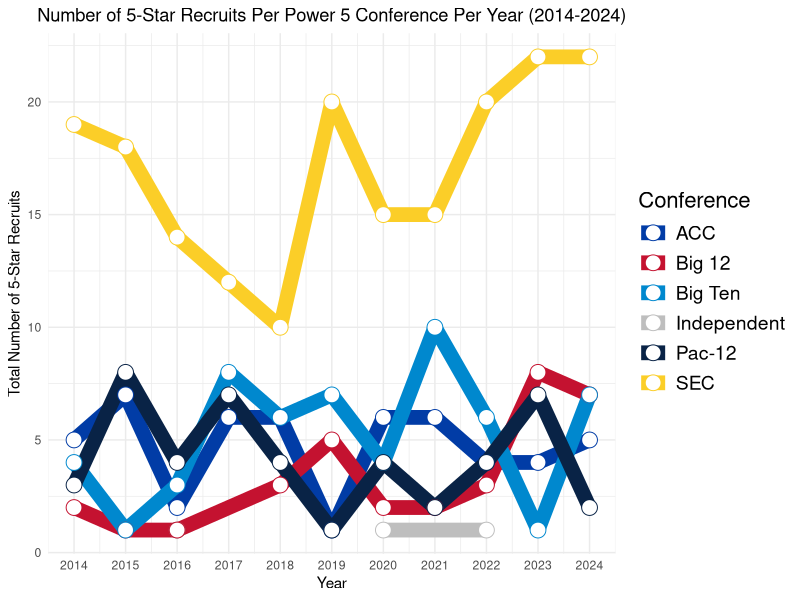

Source code (R):
library(ggplot2)
library(dplyr)

# Load your data - assuming it's stored in a CSV file
data <- read.csv("5star20142024.csv")

# Aggregate data by year and conference
annual_conference_recruits <- data %>%
  group_by(Year, Conference) %>%
  summarise(Total_5_Stars = sum(Five_Stars), .groups = 'drop')

# View the aggregated data
print(annual_conference_recruits)


# Plotting the line graph for each conference
library(ggplot2)
library(dplyr)


ggplot(data = annual_conference_recruits, aes(x = Year, y = Total_5_Stars, color = Conference)) +
  geom_line(size=5) +  # Increased line thickness
  geom_point(size=5, shape=21, fill="white") +  # Adds points for each data point
  scale_x_continuous(breaks = seq(2014, 2024, 1)) +  # Ensures all years are included
  labs(title = "Number of 5-Star Recruits Per Power 5 Conference Per Year (2014-2024)",
       x = "Year",
       y = "Total Number of 5-Star Recruits") +
  theme_minimal() +
  theme(plot.title = element_text(hjust = 0.5),  
        legend.title = element_text(size = 16),  
        legend.text = element_text(size = 14),  
        legend.key.size = unit(1.5, "lines")) +  
  scale_color_manual(values = c("SEC" = "#FBCE28", "ACC" = "#013CA6", 
                                "Big Ten" = "#0088CE", "Pac-12" = "#092346", 
                                "Big 12" = "#C41230", "Independent" = "gray"))  # Specific colors for each conference
# Applies specific colors to each conference
